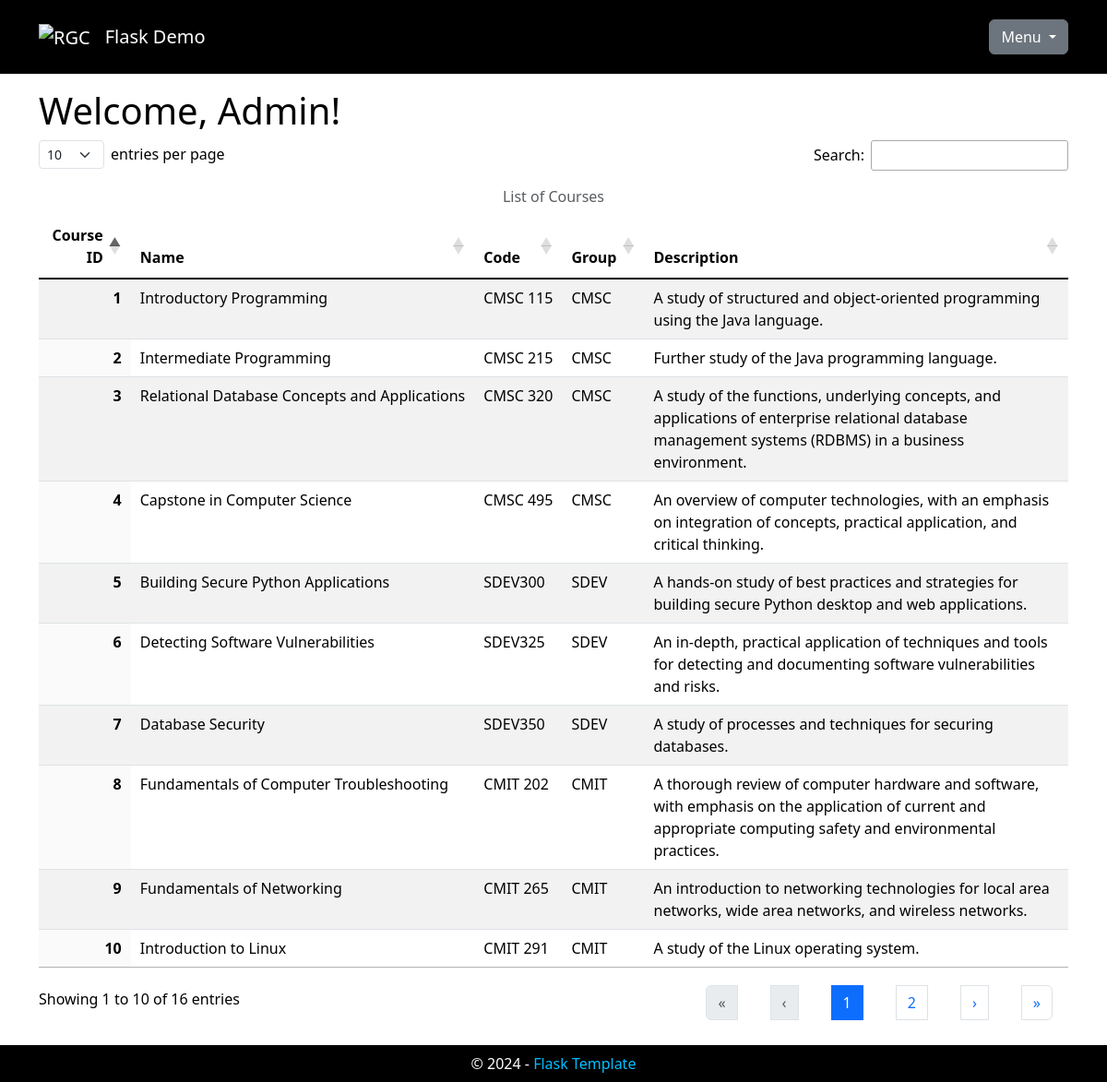
The page /courses (signed in) on the database its author committed.
### app/models.py (models this page shows, shortened)
class User(UserMixin, db.Model):
    __tablename__ = 'users'
    user_id: Mapped[int] = mapped_column(primary_key=True)
    username: Mapped[str] = mapped_column(
        String(64), index=True, unique=True)
    user_email: Mapped[Optional[str]] = mapped_column(
        String(128), index=True, unique=True)
    password_hash: Mapped[Optional[str]] = mapped_column(
        String(256))
    associations: Mapped[List['Association']] = relationship(
        back_populates='user')
    def get_id(self):
        return self.user_id

class Course(db.Model):
    __tablename__ = 'courses'
    course_id: Mapped[int] = mapped_column(primary_key=True)
    course_name: Mapped[str] = mapped_column(
        String(64), index=True, )
    course_code: Mapped[str] = mapped_column(
        String(64), index=True)
    course_group: Mapped[Optional[str]] = mapped_column(
        String(64), index=True)
    course_desc: Mapped[Optional[str]] = mapped_column(
        String(256), index=True)
    associations: Mapped[List['Association']] = relationship(
        back_populates='course')

### app/main/main_routes.py (the view)
@bp.route('/courses')
@login_required
def courses():
    if int(current_user.get_id()) != 1:
        return redirect(url_for('main.index'))
    _page_title = 'List of Courses'
    _courses = Course.query.all()
    _courses = [_courses] if not isinstance(_courses, list) else _courses
    _html = render_template('main/courses.html', page_title=_page_title,
                            courses=_courses)
    return _html

### app/models.py (called while the page is built)
@login.user_loader
def load_user(user_id):
    validate_input('user_id', user_id, int)
    return db.session.get(User, user_id)

### app/templates/main/courses.html (shortened to what this page needs)
{% extends "base.html" %}
{% block head %}
{{ super() }}
<link rel="stylesheet" type="text/css" href="{{ url_for('static', filename='css/dataTables.dataTables.min.css') }}">
<link rel="stylesheet" type="text/css" href="{{ url_for('static', filename='css/dataTables.bootstrap5.min.css') }}">
{% endblock %}
{% block content %}
{% if current_user.get_id() != 1 %}
<h1>Welcome!</h1>
<p>This page is restricted to administrators.</p>
{% else %}
<h1>Welcome, {{ current_user.username }}!</h1>
<table id="data-table" class="table table-striped display caption-top">
  <caption class="text-center">List of Courses</caption>
  <thead>
    <tr>
      <th scope="col">Course ID</th>
      <th scope="col">Name</th>
      <th scope="col">Code</th>
      <th scope="col">Group</th>
      <th scope="col">Description</th>
    </tr>
  </thead>
  <tbody class="table-group-divider">
    {% for course in courses %}
    <tr>
      <th scope="row">{{ course.course_id }}</th>
      <td class="text-nowrap">{{ course.course_name }}</td>
      <td class="text-nowrap">{{ course.course_code }}</td>
      <td class="text-nowrap">{{ course.course_group }}</td>
      <td>{{ course.course_desc }}</td>
    </tr>
    {% endfor %}
  </tbody>
</table>
{% endif %}
{% endblock %}

### app/templates/base.html (shortened to what this page needs)
<!DOCTYPE html>
<html lang="en">
<head>
  {% block head %}
  <link rel="stylesheet" type="text/css" href="{{ url_for('static', filename='css/bootstrap.min.css') }}">
  <link rel="stylesheet" type="text/css" href="{{ url_for('static', filename='css/base.css') }}">
  {% endblock %}
</head>
<body>
  <header>
    <nav class="navbar navbar-expand-lg navbar-dark fixed-top">
      <div class="container">
        <a class="navbar-brand" href="{{ url_for('main.index') }}" title="Home">
          <img src="{{ url_for('static', filename='img/logo.png') }}" alt="RGC" class="nav-logo" />
        </a>
        <a class="navbar-brand" href="{{ url_for('main.index') }}" title="Home">Flask Demo</a>
        <div class="dropdown ms-auto">
          <button class="btn btn-secondary dropdown-toggle" type="button" data-bs-toggle="dropdown"
            aria-expanded="false">
            Menu
          </button>
        </div>
      </div>
    </nav>
  </header>
  <main role="main">
    <div class="container">
      <div id="content">
        {% block content %}
        {% endblock %}
      </div>
  </main>
  <footer class="footer">
    <div class="text-center">
      &copy; <span id="currentYear"></span> -
      <a href="{{ url_for('main.index') }}" title="Home">Flask Template</a>
    </div>
  </footer>
</body>
</html>

### app/static/css/base.css (style rules this page uses)
html { font-family: sans-serif; }
body { margin-top: 10vh !important; }
a { text-decoration: none; }
nav a, footer a { color: deepskyblue; }
nav { background-color: black; color: white; min-height: 10vh; }
.nav-logo { height: 6vh !important; min-height: 30px; }
#content { background-color: white; color: black; min-height: 85vh; padding-top: 1em; padding-bottom: 1em; }
footer { background-color: black; color: white; min-height: 5vh; padding-top: 1vh; }

### rows shown on the page
User: username "Admin"
Course: course_id "1", course_name "Introductory Programming", course_code "CMSC 115", course_group "CMSC", course_desc "A study of structured and object-oriented programming using the Java language."
Course: course_id "2", course_name "Intermediate Programming", course_code "CMSC 215", course_group "CMSC", course_desc "Further study of the Java programming language."
Course: course_id "3", course_name "Relational Database Concepts and Applications", course_code "CMSC 320", course_group "CMSC", course_desc "A study of the functions, underlying concepts, and applications of enterprise relational database management systems (RDBMS) in a business environment."
Course: course_id "4", course_name "Capstone in Computer Science", course_code "CMSC 495", course_group "CMSC", course_desc "An overview of computer technologies, with an emphasis on integration of concepts, practical application, and critical thinking."
Course: course_id "5", course_name "Building Secure Python Applications", course_code "SDEV300", course_group "SDEV", course_desc "A hands-on study of best practices and strategies for building secure Python desktop and web applications."
Course: course_id "6", course_name "Detecting Software Vulnerabilities", course_code "SDEV325", course_group "SDEV", course_desc "An in-depth, practical application of techniques and tools for detecting and documenting software vulnerabilities and risks."
Course: course_id "7", course_name "Database Security", course_code "SDEV350", course_group "SDEV", course_desc "A study of processes and techniques for securing databases."
Course: course_id "8", course_name "Fundamentals of Computer Troubleshooting", course_code "CMIT 202", course_group "CMIT", course_desc "A thorough review of computer hardware and software, with emphasis on the application of current and appropriate computing safety and environmental practices."
Course: course_id "9", course_name "Fundamentals of Networking", course_code "CMIT 265", course_group "CMIT", course_desc "An introduction to networking technologies for local area networks, wide area networks, and wireless networks."
Course: course_id "10", course_name "Introduction to Linux", course_code "CMIT 291", course_group "CMIT", course_desc "A study of the Linux operating system."
